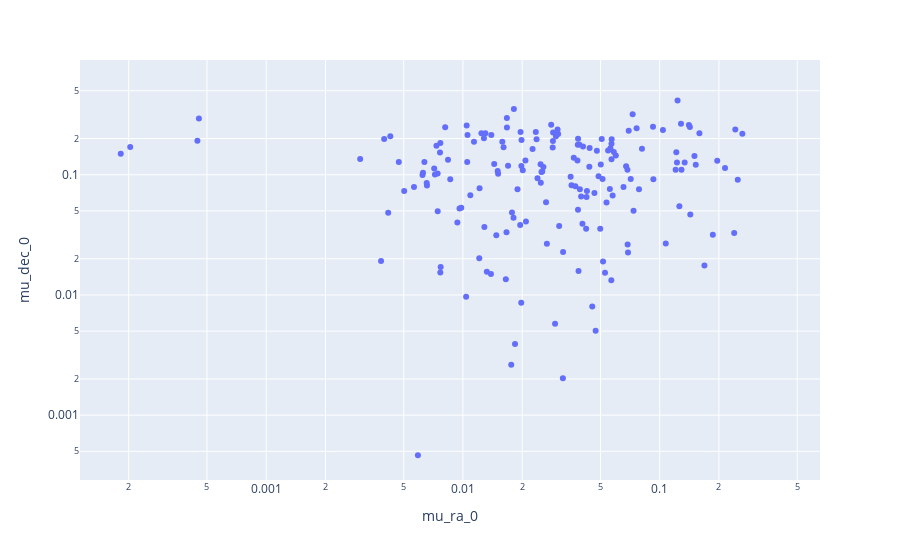

Notebook code for this chart:
### Code cell
fig = px.scatter(fp, x='mu_ra_0', y='mu_dec_0', log_x=True, log_y=True)
fig.show()

### Figure 1 — Plotly figure (JSON) as saved in the notebook; plotly's stock layout.template omitted (floating-point values rounded to 4 significant figures; data arrays with more than 128 entries replaced by an {"elided": "..."} marker saying what was removed)
{"data": [{"hovertemplate": "mu_ra_0=%{x}<br>mu_dec_0=%{y}<extra></extra>", "legendgroup": "", "marker": {"color": "#636efa", "symbol": "circle"}, "mode": "markers", "name": "", "orientation": "v", "showlegend": false, "type": "scatter", "x": {"elided": "802 float values"}, "xaxis": "x", "y": {"elided": "802 float values"}, "yaxis": "y"}], "layout": {"legend": {"tracegroupgap": 0}, "margin": {"t": 60}, "xaxis": {"anchor": "y", "domain": [0, 1], "title": {"text": "mu_ra_0"}, "type": "log"}, "yaxis": {"anchor": "x", "domain": [0, 1], "title": {"text": "mu_dec_0"}, "type": "log"}}}
